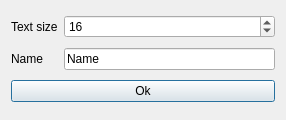
<?xml version="1.0" encoding="UTF-8"?>
<ui version="4.0">
 <class>XName</class>
 <widget class="QDialog" name="XName">
  <property name="geometry">
   <rect>
    <x>0</x>
    <y>0</y>
    <width>286</width>
    <height>120</height>
   </rect>
  </property>
  <property name="minimumSize">
   <size>
    <width>286</width>
    <height>0</height>
   </size>
  </property>
  <property name="windowTitle">
   <string>X Axis Name</string>
  </property>
  <layout class="QGridLayout" name="gridLayout">
   <item row="2" column="1">
    <widget class="QLineEdit" name="NameLine">
     <property name="text">
      <string>Name</string>
     </property>
    </widget>
   </item>
   <item row="0" column="1">
    <widget class="QSpinBox" name="TextSizeLine">
     <property name="minimum">
      <number>1</number>
     </property>
     <property name="value">
      <number>16</number>
     </property>
    </widget>
   </item>
   <item row="0" column="0">
    <widget class="QLabel" name="label">
     <property name="text">
      <string>Text size</string>
     </property>
    </widget>
   </item>
   <item row="2" column="0">
    <widget class="QLabel" name="label_2">
     <property name="text">
      <string>Name</string>
     </property>
    </widget>
   </item>
   <item row="3" column="0" colspan="2">
    <widget class="QPushButton" name="OkButton">
     <property name="text">
      <string>Ok</string>
     </property>
    </widget>
   </item>
  </layout>
 </widget>
 <resources/>
 <connections/>
</ui>
